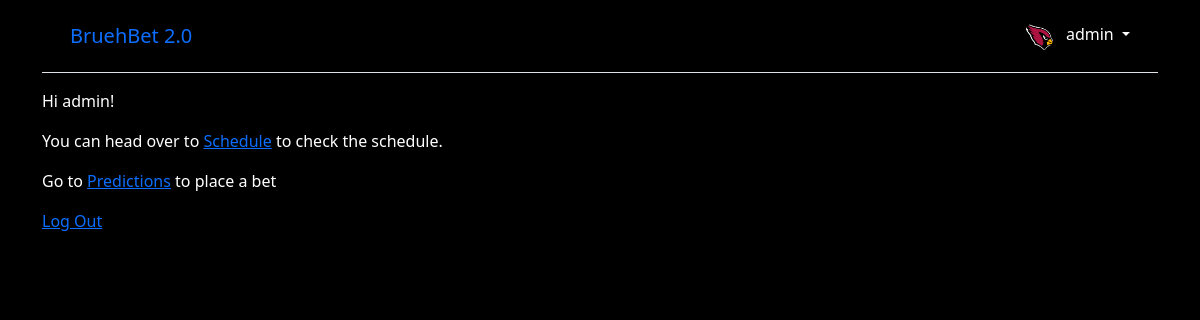
The app's page /users/ (signed in) with its own data.
### users/models.py (models this page shows, shortened)
class CustomUser(AbstractUser):
    favorite_team = models.ForeignKey(Team, on_delete=models.SET_NULL, null=True, blank=True)

class Team(models.Model):
    name = models.CharField(max_length=50, blank=True, primary_key=True)
    logo = models.ImageField(upload_to='team_logos/', null=True, blank=True)
    short_name = models.TextField(blank=True, null=True)

### users/views.py (the view)
# urls.py: path('', HomePageView.as_view(), name='home'),
class HomePageView(TemplateView):
    template_name = 'home.html'

### templates/home.html (shortened to what this page needs)
{% extends 'base.html' %}
{% block content %}
{% if user.is_authenticated %}
    <p>Hi {{ user.username }}!</p>
    <p> You can head over to <a href="{% url 'schedule' %}">Schedule</a> to check the schedule.</p>
    <p> Go to <a href="{% url 'predictions' %}">Predictions</a> to place a bet</p>
    <p><a href="{% url 'logout' %}">Log Out</a></p>
{% else %}
    <p>You are not logged in</p>
    <a href="{% url 'login' %}">Log In</a> |
    <a href="{% url 'signup' %}">Sign Up</a>
{% endif %}
{% endblock content %}

### templates/base.html (shortened to what this page needs)
{% load static %}
<!DOCTYPE html>
<html>
<head>
  <link rel="stylesheet" type="text/css" href="{% static 'css/styles.css' %}">
  <link href="https://cdn.jsdelivr.net/npm/bootstrap@5.1.3/dist/css/bootstrap.min.css" rel="stylesheet"
>
</head>
<body>
  <div class="container">
    <header class="p-3 mb-3 border-bottom">
      <div class="container">
        <div class="d-flex flex-wrap align-items-center justify-content-center
          justify-content-lg-start">
          <a class="navbar-brand" href="{% url 'home' %}">BruehBet 2.0</a>
            {% if user.is_authenticated %}
          <div class="dropdown text-end">
            <a href="#" class="d-block link-dark text-decoration-none dropdown-toggle" id="dropdownUser1"
              data-bs-toggle="dropdown" aria-expanded="false">
              <img src="{{ user.favorite_team.logo.url }}" width="30" height="30" class="rounded-circle me-2">
              {{ user.username }}
            </a>
          </div>
          {% else %}
          <div class="text-end">
            <a href="{% url 'login' %}" class="btn btn-outline-primary me-2">Log
              In</a>
            <a href="{% url 'signup' %}" class="btn btn-primary">Sign Up</a>
          </div>
          {% endif %}
        </div>
      </div>
    </header>
    <main>
      {% block content %}
      {% endblock content %}
    </main>
  </div>
</body>
</html>

### static/css/styles.css (style rules this page uses)
html { scroll-behavior: smooth; }
body { background-image: url("../../media/background.jpg"); background-repeat: no-repeat; background-size: cover; background-attachment: fixed; height: 100vh; }
h1, label, p, li { color: white; }
#dropdownUser1 { color: white; }

### records on screen
CustomUser: favorite_team.logo (picture), username "admin"
